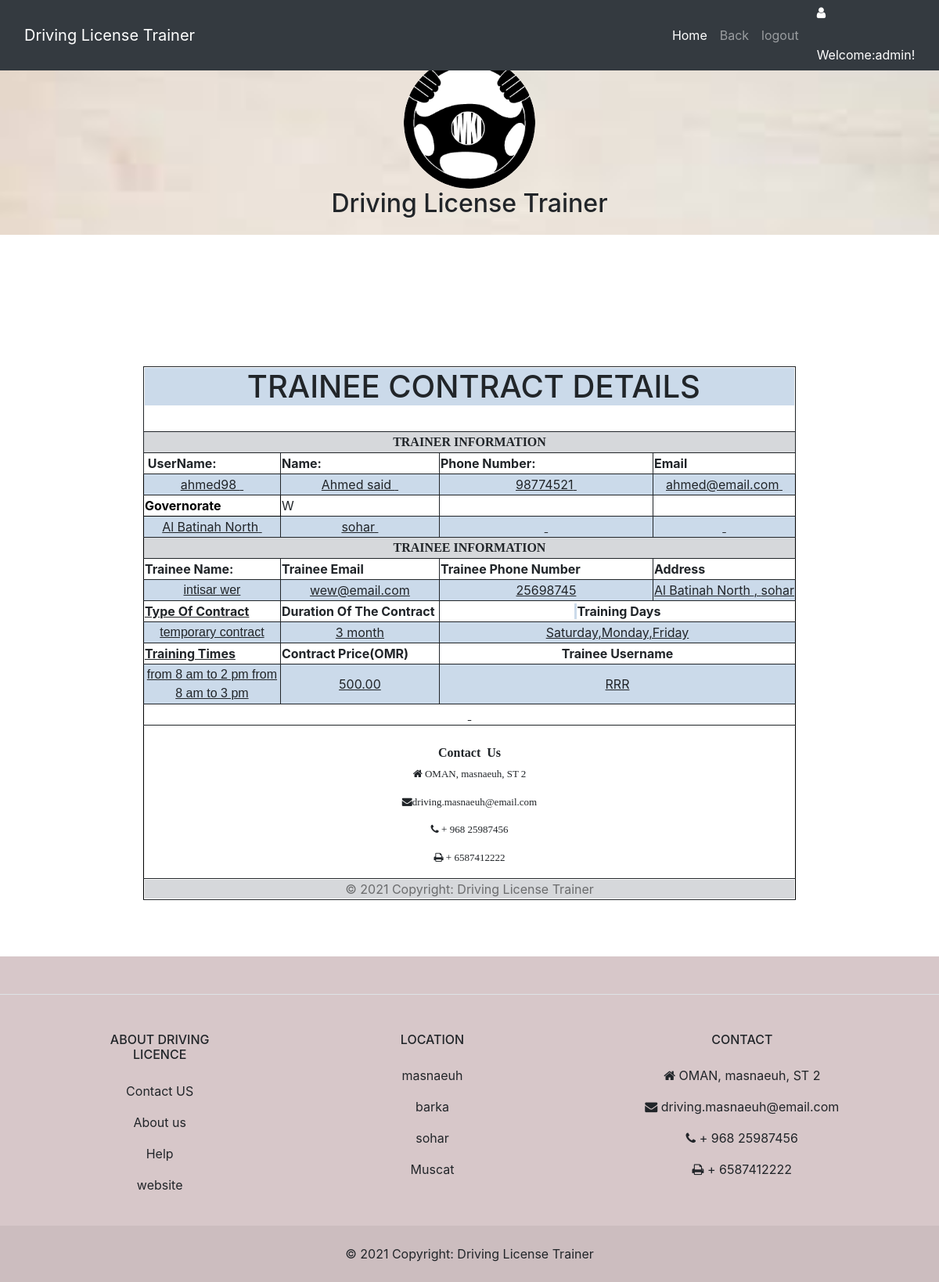
The page /Moreinfo_trainer3.php?deid=13&&trainee_username=RRR&&username=ahmed98 (signed in) on the database its author committed.
### tables this page shows
CREATE TABLE IF NOT EXISTS `tbltrainer` (
  `trid` int(10) NOT NULL AUTO_INCREMENT,
  `fname` varchar(15) NOT NULL,
  `lname` varchar(15) NOT NULL,
  `email` varchar(50) NOT NULL,
  `phone` int(8) NOT NULL,
  `address` varchar(30) NOT NULL,
  `brithdate` date NOT NULL,
  `gender` varchar(10) NOT NULL,
  `licensing` blob NOT NULL,
  `IDcard` blob NOT NULL,
  `seq` varchar(100) NOT NULL,
  `answer` varchar(50) NOT NULL,
  `username` varchar(20) NOT NULL,
  `password` varchar(8) NOT NULL,
  `status` varchar(20) NOT NULL,
  `gname` varchar(30) NOT NULL,
  `wname` varchar(30) NOT NULL,
  PRIMARY KEY (`trid`)
);

CREATE TABLE IF NOT EXISTS `tbltrainee` (
  `trainee_id` int(8) NOT NULL AUTO_INCREMENT,
  `trainee_fname` varchar(20) NOT NULL,
  `trainee_lname` varchar(20) NOT NULL,
  `trainee_email` varchar(50) NOT NULL,
  `trainee_phone` int(8) NOT NULL,
  `gnamee` varchar(50) NOT NULL,
  `wnamee` varchar(20) NOT NULL,
  `trainee_uname` varchar(20) NOT NULL,
  `trainee_gender` varchar(10) NOT NULL,
  `trainee_brithdate` date NOT NULL,
  `seqe` varchar(200) NOT NULL,
  `anse` varchar(20) NOT NULL,
  `trainee_passw` varchar(8) NOT NULL,
  `trainee_repassw` varchar(8) NOT NULL,
  PRIMARY KEY (`trainee_id`)
);

CREATE TABLE IF NOT EXISTS `tbldetailstrainng` (
  `deid` int(8) NOT NULL AUTO_INCREMENT,
  `Typ_contr` varchar(20) NOT NULL COMMENT 'Type_of_Contract',
  `Dur_contr` varchar(20) NOT NULL COMMENT 'Duration of the contract',
  `tra_days` varchar(200) NOT NULL COMMENT 'training days',
  `tra_time` varchar(200) NOT NULL COMMENT 'training times',
  `price` float(8,2) NOT NULL,
  `num_trainees` int(20) NOT NULL,
  `username` varchar(20) NOT NULL,
  PRIMARY KEY (`deid`)
);

### Moreinfo_trainer3.php (the view, shortened to what this page needs)
<!DOCTYPE html PUBLIC "-//W3C//DTD XHTML 1.0 Transitional//EN" "http://www.w3.org/TR/xhtml1/DTD/xhtml1-transitional.dtd">
<html xmlns="http://www.w3.org/1999/xhtml">
<head>
<link rel="stylesheet" type="text/css"  href="BOOTSTRAPFILE/css/bootstrap.css">
    </head>
    <body  style="margin:0; padding:0; border:0;  background-color:white   ">
       <nav class="navbar navbar-expand-lg navbar-dark bg-dark fixed-top">
     <div class="container">
     <a class="navbar-brand" href="#">Driving License Trainer </a>
      <div class="collapse navbar-collapse" id="navbarResponsive">
         <ul class="navbar-nav ml-auto">
            <li class="nav-item active">
             <a class="nav-link" href="AdminHomepage.php">Home
            </a>
          </li>
                    <li class="nav-item">
            <a class="nav-link" href="admin_view_trainee.php">Back</a>
          </li>
          <li class="nav-item">
            <a class="nav-link" href="logout.php">logout </a>
          </li>
        </ul>
      </div>
    </div>    <div class="icon" style="color: #FFFFFF"><i class="fa  fa-user" style="width:30px; height:50px"></i>
    Welcome:<?php
    $usernamea= $_SESSION['txtid1'];
	include ("connect.php");
	$qryname = "select * from  tbladmin where ausername='$usernamea' ";
	$result = mysqli_query($con,$qryname);
	while($rows = mysqli_fetch_assoc($result))
	{ $namee=$rows['aname'];
}
	echo $namee. "!";
	?></div>
  </nav>
 <header class="text-center" style="background-image:url('img/bg1.jpg'); background-repeat:no-repeat; background-size:cover; height: 300px;">
    &nbsp;<br /><br /><br />
	 <img class="img-fluid rounded-circle"  src="img/images.png" alt="" height="147" width="168">
	 <h2>Driving License Trainer</h2>
	 </header>
<br /><br />
<?php
	$username= $_SESSION['txtid1'];
$usernam=$_GET['trainee_username'];
		include("connect.php");
	$query1="select * from   tblselecttraineer a, tbldetailstrainng b , tbltrainee c , tbltrainer d  where  a.trainee_username=c.trainee_uname  and  a.username=b.username  and a.username=d.username and c.trainee_uname='$usernam'    ";
      $result = mysqli_query($con,$query1);
      while($row = mysqli_fetch_assoc($result)) {
	$Typ_contr= $row["Typ_contr"];
    $Dur_contr= $row["Dur_contr"];
	$tra_days= $row["tra_days"];
	$tra_time= $row["tra_time"];
	$price= $row["price"];
 $trainee_fname=$row['trainee_fname'];
	  $trainee_lname=$row['trainee_lname'];
	  $trainee_email=$row['trainee_email'];
	  $trainee_phone=$row['trainee_phone'];
       $gnamee=$row['gnamee'];
	  $wnamee=$row['wnamee'];
 $username=$row["username"];
	$fname= $row["fname"];
	$lname= $row["lname"];
	$email= $row["email"];
    $phone= $row["phone"];
	$gname= $row["gname"];
	$wname= $row["wname"];
	}
?>
<br />
	   <br />
       <br />
<br /><br />
 <table align="center" bgcolor="FFFFFF" style="height: 425; width: 584;" class="auto-style12">
        <tr>
          <th colspan="4" scope="row" class="auto-style7">
          <h1 class="auto-style9">&nbsp;TRAINEE CONTRACT DETAILS</h1>
<br>
</th>
        </tr>
        <tr>
          <td scope="row" class="auto-style19" colspan="4">
             <strong>TRAINER INFORMATION</strong></td>
        </tr>
        <tr class="auto-style18" >
          <td bgcolor="FFFFFF" scope="row" style="width: 175px" class="auto-style20">
             <strong>&nbsp;UserName:</strong></td>
          <td bgcolor="FFFFFF" style="width: 203px" class="auto-style20">
            <strong>Name:</strong></td>
          <td style="width: 273px" class="auto-style21">
             <strong>Phone Number:</strong></td>
          <td bgcolor="FFFFFF" class="auto-style20">
            <strong>Email</strong></td>
        </tr>
        <tr>
          <td bgcolor="FFFFFF" scope="row" class="auto-style25" style="width: 175px">
             <?php echo $username;?> &nbsp;</td>
          <td bgcolor="FFFFFF" style="width: 203px" class="auto-style14">
            <?php echo $fname;?>  <?php echo $lname;?> &nbsp;</td>
          <td bgcolor="FFFFFF" class="auto-style14" style="width: 273px">
             <?php echo $phone;?>&nbsp;</td>
          <td bgcolor="FFFFFF" class="auto-style28">
            <?php echo $email;?>&nbsp;</td>
        </tr>
        <tr>
          <td bgcolor="FFFFFF" scope="row" class="auto-style17" style="width: 175px">
             <strong>G</strong><span><strong>overnorate</strong></td>
          <td bgcolor="FFFFFF" style="width: 203px" class="auto-style11">
            W</td>
          <td bgcolor="FFFFFF" class="auto-style11" style="width: 273px">
             &nbsp;</td>
          <td bgcolor="FFFFFF" class="auto-style27">
            &nbsp;</td>
        </tr>
        <tr>
          <td bgcolor="FFFFFF" scope="row" class="auto-style25" style="width: 175px">
             <?php echo $gname;?>&nbsp;</td>
          <td bgcolor="FFFFFF" style="width: 203px" class="auto-style14">
            <?php echo $wname;?>&nbsp;</td>
          <td bgcolor="FFFFFF" class="auto-style14" style="width: 273px">
             &nbsp;</td>
          <td bgcolor="FFFFFF" class="auto-style28">
            &nbsp;</td>
        </tr>
        <tr>
             <span>
        <span class="text-white-50">
          <td scope="row" class="auto-style16" colspan="4">
             <strong>TRAINEE INFORMATION</strong></td>
        	</span></span>
		</tr>
        <tr>
          <td bgcolor="FFFFFF" scope="row" class="auto-style26" style="width: 175px">
             <strong><span class="auto-style6">Trainee Name:
          </span></strong>
          </td>
          <td bgcolor="FFFFFF" style="width: 203px" class="auto-style11">
            <strong><span class="auto-style6">Trainee Email</span></strong></td>
          <td bgcolor="FFFFFF" class="auto-style11" style="width: 273px">
             <strong><span class="auto-style6">Trainee Phone Number</span></strong></td>
          <td bgcolor="FFFFFF" class="auto-style27">
            <strong><span class="auto-style6">Address</span></strong></td>
        </tr>
        <tr>
          <td scope="row" class="auto-style25" style="width: 175px">
			<?php echo "<font face='Arial, Helvetica, sans-serif' size='3'>".$trainee_fname;?>  <?php echo "<font face='Arial, Helvetica, sans-serif' size='3'>".$trainee_lname;?></td>
          <td scope="row" class="auto-style14">  <?php echo $trainee_email;?>             </td>
          <td style="width: 273px" class="auto-style14">   <?php echo $trainee_phone;?>         </td>
          <td class="auto-style28"><?php echo $gnamee;?> ,  <?php echo $wnamee;?>           </td>
        </tr>
          <tr>
             <span>
          <td bgcolor="FFFFFF" scope="row" class="auto-style10" style="width: 175px">
             <strong>Type Of Contract </strong>
          </td>
          <td bgcolor="FFFFFF" style="width: 203px" class="auto-style11">
            <span class="auto-style6"><strong>Duration Of The Contract </strong></span></td>
          <td bgcolor="FFFFFF" class="auto-style13" colspan="2">
             <strong class="auto-style8">&nbsp;</strong><strong>Training Days</strong></td>
        	  </span>
		  </tr>
		  <tr>
             <span>
          <td scope="row" class="auto-style25" style="width: 175px"><?php
			echo "<font face='Arial, Helvetica, sans-serif' size='3'>".$Typ_contr;
		 ?></td>
          <td scope="row" class="auto-style14">                <?php
			echo $Dur_contr;
		?>
</td>
          <td class="auto-style28" colspan="2">   <?php
			echo $tra_days;
		?>
         </td>
        	  </span>
		  </tr>
		  <tr>
             <span>
          <td bgcolor="FFFFFF" scope="row" class="auto-style10" style="width: 175px">
             <strong>Training Times </strong>
          </td>
          <td bgcolor="FFFFFF" style="width: 203px" class="auto-style11">
            <span class="auto-style6"><strong>Contract Price(OMR) </strong></span></td>
          <td bgcolor="FFFFFF" class="auto-style13" colspan="2">
             <strong>Trainee Username</strong></td>
        	  </span>
		  </tr>
		  <tr>
             <span>
          <td scope="row" class="auto-style25" style="width: 175px"><?php
			echo "<font face='Arial, Helvetica, sans-serif' size='3'>".$tra_time;
		 ?></td>
          <td scope="row" class="auto-style14">                <?php
			echo $price;
		?>
</td>
          <td class="auto-style28" colspan="2">   <?php
			echo $usernam;
		?>
         </td>
        	  </span>
		  </tr>
        <tr>
          <td bgcolor="FFFFFF" scope="row" class="auto-style5" colspan="4">&nbsp;</td>
        </tr>
        <tr class="text-left">
          <td colspan="4" bgcolor="#FFFFFF" scope="row" style="height: 127px" class="auto-style30">&nbsp;
 <div class="col-md-4 col-lg-3 col-xl-3 mx-auto mb-md-0 mb-4">
          <h6 class="auto-style32">
            <span class="auto-style31"><strong>Contact</strong></span><strong>&nbsp;
			Us</strong></h6>
          <p class="auto-style34"><i class="fa fa-home me-3"></i> OMAN, masnaeuh, ST 2</p>
          <p class="auto-style34"><i class="fa fa-envelope me-3"></i>driving.masnaeuh@email.com
          </p>
          <p class="auto-style34"><i class="fa fa-phone me-3"></i> + 968 25987456</p>
          <p class="auto-style34"><i class="fa fa-print me-3"></i> + 6587412222</p>
        </div>
</td>
 </tr>
        <tr>
          <td colspan="4" bgcolor="#FFFFFF" scope="row" style="height: 27px" class="auto-style29">
             <span>
        <span class="text-black-50">
  <div class="auto-style15">
    © 2021 Copyright:
    </span>
        <span class="text-black-50">
    <a class="text-reset fw-bold" href="https://mdbootstrap.com/">Driving License Trainer</a>
</td>
 </tr>
        </table>
  <br />
    <br />
  <br />
<link href="https://cdnjs.cloudflare.com/ajax/libs/font-awesome/4.7.0/css/font-awesome.min.css" rel="stylesheet">
<footer class="auto-style2">
  <section
    class="d-flex justify-content-center justify-content-lg-between p-4 border-bottom bg-dinager"
       >
  </section>
  <section class="">
    <div class="container text-center text-md-start mt-5">
      <div class="row mt-3">
               <div class="col-md-2 col-lg-2 col-xl-2 mx-auto mb-4">
          <h6 class="text-uppercase fw-bold mb-4">
            About Driving Licence
          </h6>
          <p>
            <a href="#!" class="text-reset">Contact US </a>
          </p>
          <p>
            <a href="#!" class="text-reset">About us</a>
          </p>
          <p>
            <a href="#!" class="text-reset">Help</a>
          </p>
          <p>
            <a href="#!" class="text-reset">website</a>
          </p>
        </div>
        <div class="col-md-3 col-lg-2 col-xl-2 mx-auto mb-4">
          <h6 class="text-uppercase fw-bold mb-4">
            Location
          </h6>
          <p>
            <a href="#!" class="text-reset">masnaeuh</a>
          </p>
          <p>
            <a href="#!" class="text-reset">barka</a>
          </p>
          <p>
            <a href="#!" class="text-reset">sohar</a>
          </p>
          <p>
            <a href="#!" class="text-reset">Muscat</a>
          </p>
        </div>
        <div class="col-md-4 col-lg-3 col-xl-3 mx-auto mb-md-0 mb-4">
          <h6 class="text-uppercase fw-bold mb-4">
            Contact
          </h6>
          <p><i class="fa fa-home me-3"></i> OMAN, masnaeuh, ST 2</p>
          <p>
            <i class="fa fa-envelope me-3"></i>
            driving.masnaeuh@email.com
          </p>
          <p><i class="fa fa-phone me-3"></i> + 968 25987456</p>
          <p><i class="fa fa-print me-3"></i> + 6587412222</p>
        </div>
      </div>
    </div>
  </section>
  <div class="text-center p-4" style="background-color: rgba(0, 0, 0, 0.05);">
    © 2021 Copyright:
    <a class="text-reset fw-bold" href="https://mdbootstrap.com/">Driving License Trainer</a>
  </div>
</footer>
</body>
</html>

### rows shown on the page
tbltrainer: username "ahmed98", fname "Ahmed", lname "said", phone "98774521", email "ahmed@email.com", gname "Al Batinah North", wname "sohar"
tbltrainee: trainee_fname "intisar", trainee_lname "wer", trainee_email "wew@email.com", trainee_phone "25698745", gnamee "Al Batinah North", wnamee "sohar"
tbldetailstrainng: Typ_contr "temporary contract", Dur_contr "3 month", tra_days "Saturday,Monday,Friday", tra_time "from 8 am to 2 pm from 8 am to 3 pm", price "500.00"

### other values the page prints
$namee "admin"
$usernam "RRR"
